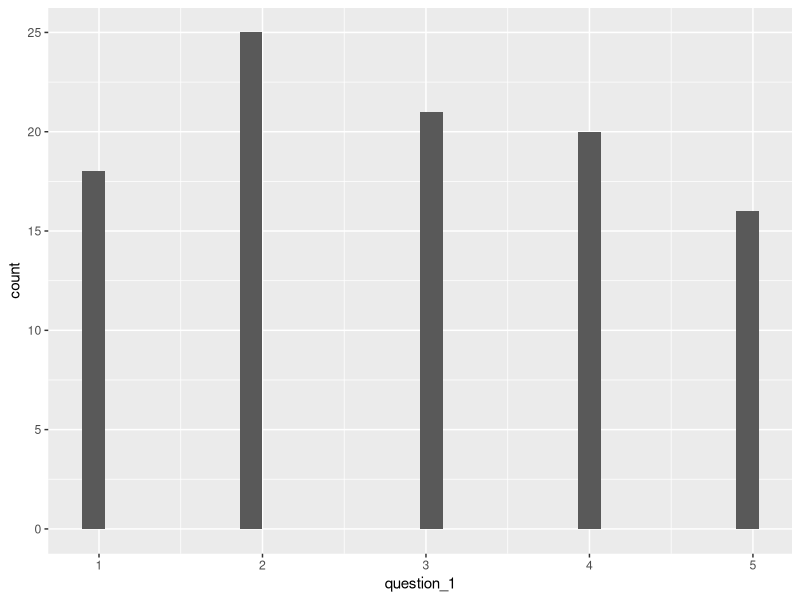
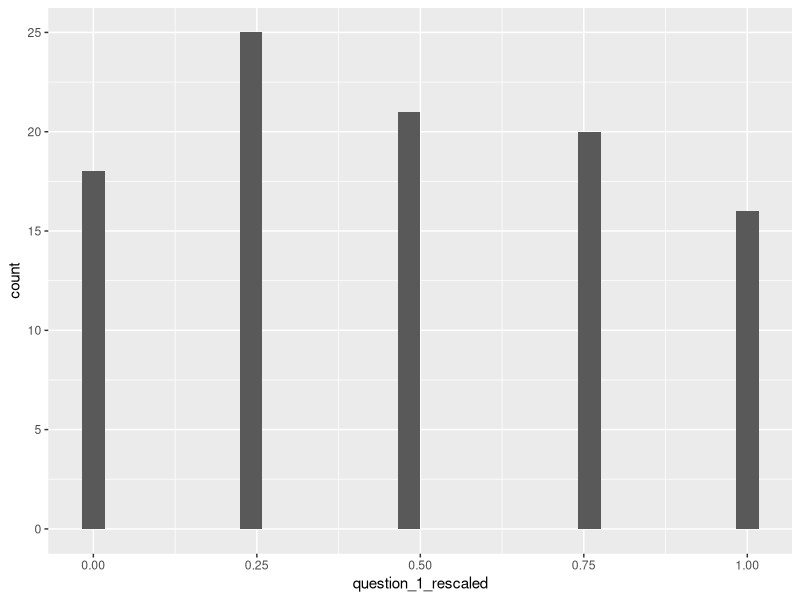

These figures' R source, in order:
## ---- chunk 1
knitr::opts_chunk$set(echo = TRUE)
require(knitr)
require(tidyverse)
## ---- chunk 2
survey_data <- data.frame(
  respondent_id = 1:10,  # 10 respondents
  question_1 = sample(1:5, 10, replace = TRUE),
  question_2 = sample(1:5, 10, replace = TRUE),
  question_3 = sample(1:5, 10, replace = TRUE),
  question_4 = sample(1:5, 10, replace = TRUE)
)
## ---- chunk 3
survey_data$new_variable_1 <- # Create new variable and `<-` assign some value
  (survey_data$question_2 + survey_data$question_4) / 2 # Sum columns and divide
## ---- chunk 4
survey_data$new_variable_2 <-
  (survey_data$question_1 + survey_data$question_3 + survey_data$question_4) / 3
## ---- chunk 5
survey_data %>%
  kable()
## ---- chunk 6
survey_data$question_1[1] <- NA
## ---- chunk 7
survey_data %>%
  kable()
## ---- chunk 8
survey_data$new_variable_2 <-
  (survey_data$question_1 + survey_data$question_3 + survey_data$question_4) / 3
## ---- chunk 9
survey_data %>%
  kable()
## ---- chunk 10
1 + 3 + NA / 3
## ---- chunk 11
survey_data <- data.frame(
  respondent_id = 1:100,  # 100 respondents
  question_1 = sample(1:5, 100, replace = TRUE), # Note the 1-to-5 scale
  question_2 = sample(1:10, 100, replace = TRUE) # Note the 1-to-10 scale
)
## ---- chunk 12
min_val <- 1 # Minimum value of the original scale
max_val <- 5 # Maximum value of the original scale
survey_data$question_1_rescaled <- 
  (survey_data$question_1 - min_val) / (max_val - min_val)
## ---- chunk 13
min_val <- 1 # Minimum value of the original scale
max_val <- 10 # Maximum value of the original scale
survey_data$question_2_rescaled <- 
  (survey_data$question_2 - min_val) / (max_val - min_val)
## ---- chunk 14
ggplot(survey_data, aes(x = question_1)) +
  geom_histogram()
## ---- chunk 15
ggplot(survey_data, aes(x = question_1_rescaled)) +
  geom_histogram()
